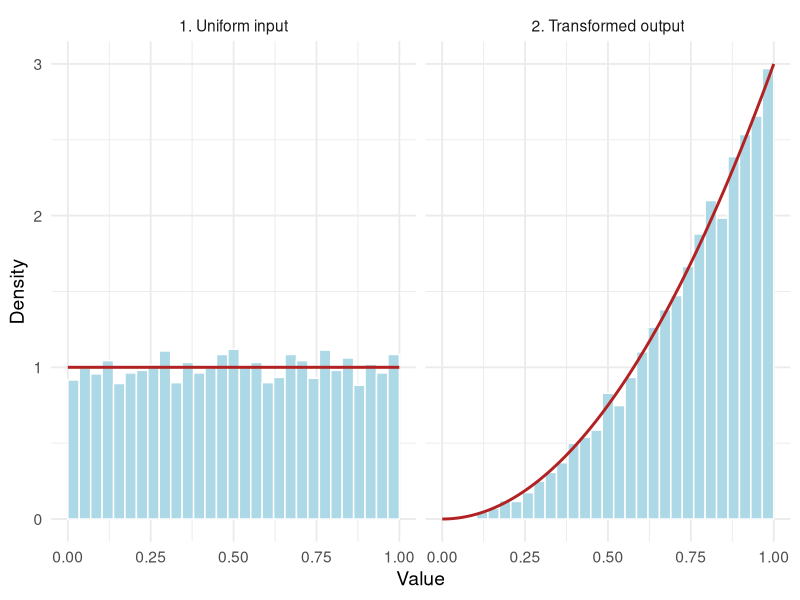
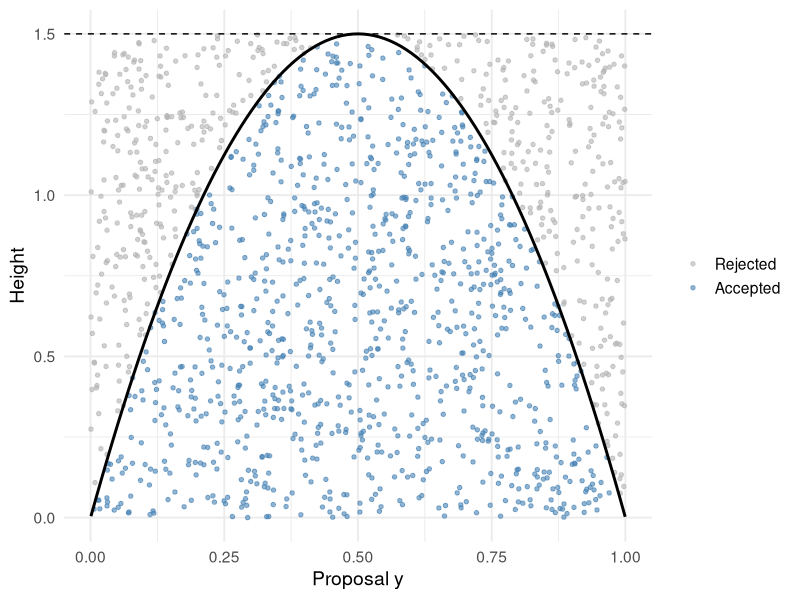
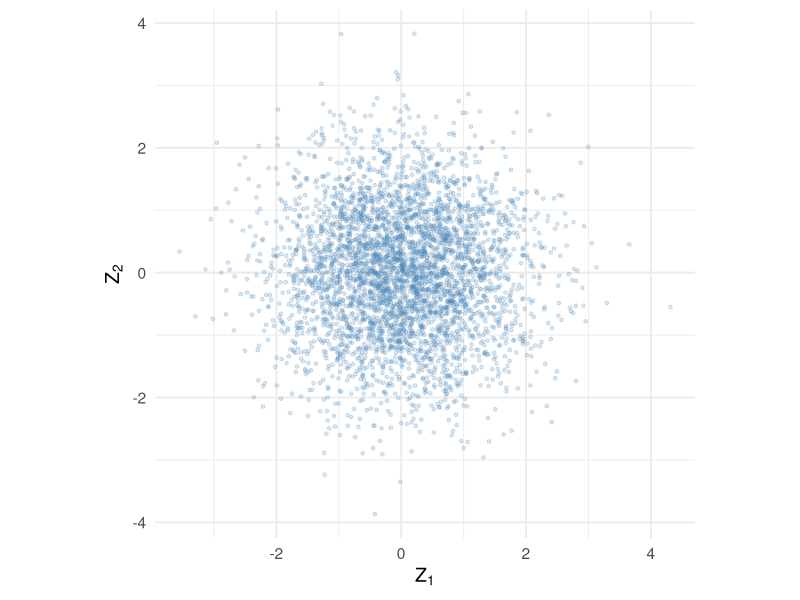
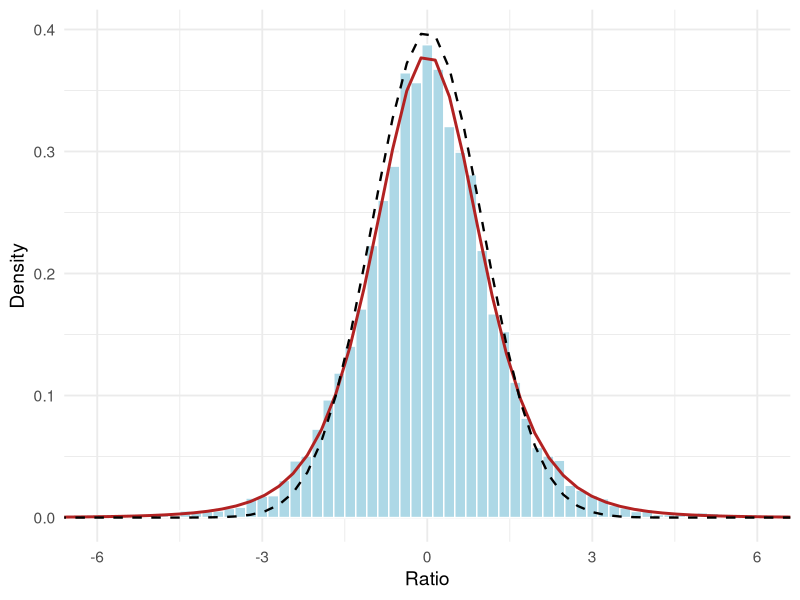
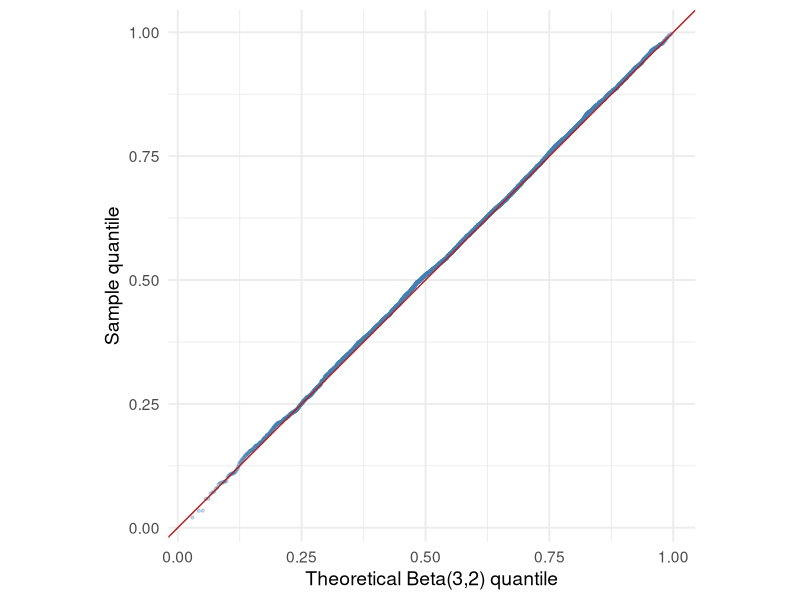
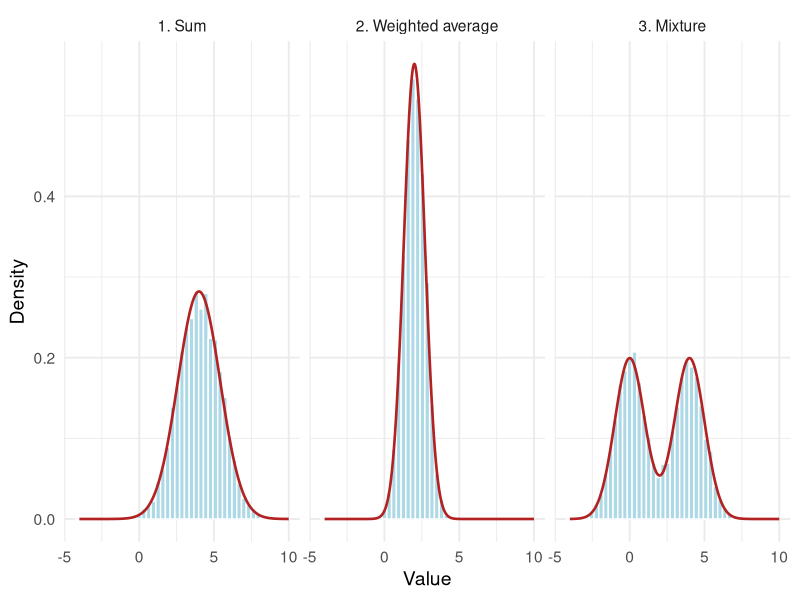
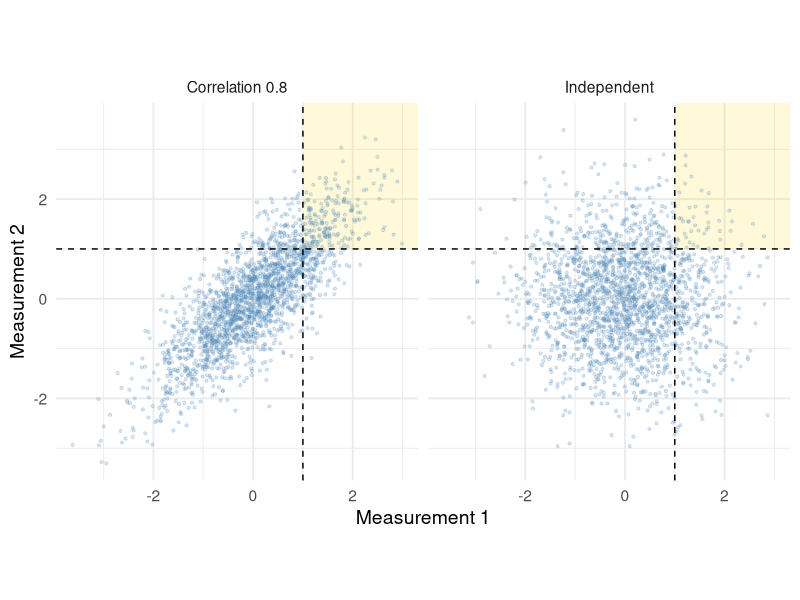
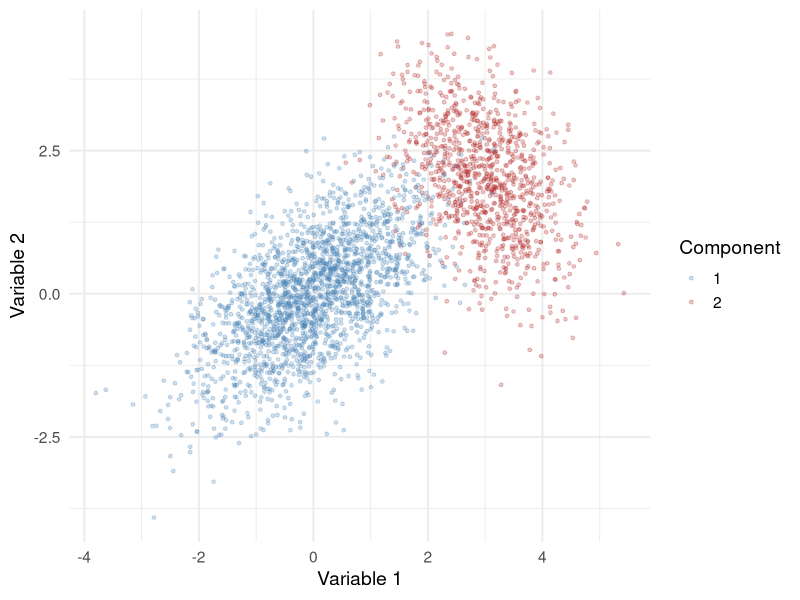

Generate these figures, in order, with R:
## ---- chunk 1
#| label: rv-setup
#| include: false
#| code-fold: true
library(ggplot2)
theme_set(theme_minimal(base_size = 14))
knitr::opts_chunk$set(
  fig.width = 8, fig.height = 4.8, fig.align = "center",
  dpi = 144, collapse = TRUE, comment = "#>"
)
## ---- chunk 2
#| label: rv-seed
#| code-fold: true
set.seed(8670)
u_first <- runif(5)

set.seed(8670)
u_repeated <- runif(5)

rbind(first = u_first, repeated = u_repeated)
identical(u_first, u_repeated)
## ---- chunk 3
#| label: rv-sampling
#| code-fold: true
set.seed(8671)
observed_waits <- c(2, 3, 3, 5, 7, 12)  # illustrative waiting times

sample(observed_waits, size = 6, replace = TRUE)
sample(observed_waits, size = 6, replace = FALSE)
## ---- chunk 4
#| label: fig-rv-inverse
#| code-fold: true
#| fig-cap: "Left: uniform probability levels. Right: mapping them through the quantile function produces values with the increasing target density."
#| fig-width: 9
set.seed(8672)
n <- 5000
u <- runif(n)
x_power <- u^(1 / 3)

plot_data <- rbind(
  data.frame(value = u, distribution = "1. Uniform input"),
  data.frame(value = x_power, distribution = "2. Transformed output")
)
grid <- seq(0, 1, length.out = 301)
curve_data <- rbind(
  data.frame(value = grid, density = 1,
             distribution = "1. Uniform input"),
  data.frame(value = grid, density = 3 * grid^2,
             distribution = "2. Transformed output")
)

ggplot(plot_data, aes(value)) +
  geom_histogram(aes(y = after_stat(density)), bins = 30,
                 boundary = 0, fill = "lightblue", color = "white") +
  geom_line(data = curve_data, aes(y = density),
            color = "firebrick", linewidth = 1) +
  facet_wrap(~ distribution) +
  labs(x = "Value", y = "Density")
## ---- chunk 5
#| label: rv-power-moments
#| code-fold: true
knitr::kable(
  data.frame(
    quantity = c("Mean", "Variance"),
    simulated = c(mean(x_power), var(x_power)),
    theoretical = c(3 / 4, 3 / 80)
  ),
  digits = 4
)
## ---- chunk 6
#| label: rv-exponential
#| code-fold: true
set.seed(8673)
lambda <- 0.7
u <- runif(10000)
waiting_time <- -log1p(-u) / lambda

c(
  simulated_mean = mean(waiting_time),
  theoretical_mean = 1 / lambda,
  simulated_prob_above_3 = mean(waiting_time > 3),
  theoretical_prob_above_3 = exp(-lambda * 3)
)
## ---- chunk 7
#| label: rv-discrete
#| code-fold: true
set.seed(8674)
p <- 0.4
bernoulli <- as.integer(runif(10000) > 1 - p)

labels <- c("Low", "Medium", "High")
probabilities <- c(0.2, 0.5, 0.3)
cutoffs <- cumsum(probabilities)
u <- runif(10000)

# First cutoff that reaches u: this also handles u at a cutoff.
index <- vapply(u, function(ui) which(ui <= cutoffs)[1], integer(1))
category <- factor(labels[index], levels = labels)

mean(bernoulli)
prop.table(table(category))

# Built-in alternative for the same categorical distribution.
head(sample(labels, size = 10, replace = TRUE, prob = probabilities))
## ---- chunk 8
#| label: rv-geometric
#| code-fold: true
set.seed(8675)
p <- 0.25
u <- runif(10000)
failures <- ceiling(log1p(-u) / log1p(-p)) - 1

c(
  simulated_mean = mean(failures),
  theoretical_mean = (1 - p) / p,
  largest_difference_from_qgeom = max(abs(failures - qgeom(u, prob = p)))
)
## ---- chunk 9
#| label: rv-numerical-inversion
#| code-fold: true
custom_cdf <- function(x) (x + x^3) / 2  # used only on [0, 1]

custom_quantile <- function(u) {
  vapply(u, function(ui) {
    uniroot(
      function(x) custom_cdf(x) - ui,
      interval = c(0, 1), tol = 1e-10
    )$root
  }, numeric(1))
}

set.seed(8676)
u <- runif(2000)
x_numeric <- custom_quantile(u)

c(
  largest_cdf_residual = max(abs(custom_cdf(x_numeric) - u)),
  simulated_mean = mean(x_numeric),
  theoretical_mean = 5 / 8
)
## ---- chunk 10
#| label: rv-truncation
#| code-fold: true
set.seed(8677)
a <- 1
b <- 2
u <- runif(5000)
truncated_normal <- qnorm(pnorm(a) + u * (pnorm(b) - pnorm(a)))

c(
  simulated_mean = mean(truncated_normal),
  theoretical_mean = (dnorm(a) - dnorm(b)) / (pnorm(b) - pnorm(a)),
  fraction_in_interval = mean(truncated_normal > a & truncated_normal < b)
)
## ---- chunk 11
#| label: fig-rv-rejection
#| code-fold: true
#| fig-cap: "Uniform proposals form points under the envelope of height 1.5. Retaining only points below the target density produces Beta(2,2) draws along the horizontal axis."
set.seed(8678)
proposal <- runif(1500)
height <- 1.5 * runif(1500)
accepted <- height <= dbeta(proposal, 2, 2)
proposal_data <- data.frame(proposal, height, accepted)

ggplot(proposal_data, aes(proposal, height, color = accepted)) +
  geom_point(alpha = 0.6, size = 1.2) +
  stat_function(fun = function(x) dbeta(x, 2, 2),
                color = "black", linewidth = 1) +
  geom_hline(yintercept = 1.5, linetype = "dashed") +
  scale_color_manual(values = c("grey70", "steelblue"),
                     labels = c("Rejected", "Accepted")) +
  labs(x = "Proposal y", y = "Height", color = NULL)
## ---- chunk 12
#| label: rv-rejection-generator
#| code-fold: true
rbeta22_rejection <- function(n, M = 1.5) {
  stopifnot(
    length(n) == 1L, is.finite(n), n >= 0, n == floor(n),
    length(M) == 1L, is.finite(M), M >= 1.5
  )
  draws <- numeric(n)
  n_accepted <- 0L
  proposals <- 0L

  while (n_accepted < n) {
    y <- runif(1)
    u <- runif(1)
    proposals <- proposals + 1L
    if (u <= dbeta(y, 2, 2) / M) {
      n_accepted <- n_accepted + 1L
      draws[n_accepted] <- y
    }
  }
  list(draws = draws, proposals = proposals)
}

set.seed(8679)
beta_tight <- rbeta22_rejection(2000, M = 1.5)
beta_loose <- rbeta22_rejection(2000, M = 6)

knitr::kable(data.frame(
  M = c(1.5, 6),
  proposals = c(beta_tight$proposals, beta_loose$proposals),
  expected_proposals = 2000 * c(1.5, 6),
  observed_acceptance = 2000 / c(beta_tight$proposals, beta_loose$proposals),
  theoretical_acceptance = 1 / c(1.5, 6)
), digits = 3, col.names = c(
  "M", "Proposals", "Expected proposals", "Observed rate", "Target rate"
))
## ---- chunk 13
#| label: fig-rv-box-muller
#| code-fold: true
#| fig-cap: "Box-Muller creates a circular normal cloud from two independent uniforms. The two normal coordinates are independent even though their formulas share a radius and angle."
set.seed(8680)
n <- 4000
radius <- sqrt(-2 * log(runif(n)))
angle <- 2 * pi * runif(n)
z1 <- radius * cos(angle)
z2 <- radius * sin(angle)

ggplot(data.frame(z1, z2), aes(z1, z2)) +
  geom_point(alpha = 0.2, color = "steelblue", size = 1) +
  coord_equal() +
  labs(x = expression(Z[1]), y = expression(Z[2]))
## ---- chunk 14
#| label: fig-rv-student-t
#| code-fold: true
#| fig-cap: "A random denominator creates heavier tails. The generated ratios agree with the t distribution with 5 degrees of freedom; the dashed normal density has lighter tails."
set.seed(8681)
n <- 10000
nu <- 5
normal_numerator <- rnorm(n)
chi_square <- rowSums(matrix(rnorm(n * nu), nrow = n)^2)
t_draws <- normal_numerator / sqrt(chi_square / nu)

ggplot(data.frame(value = t_draws), aes(value)) +
  geom_histogram(aes(y = after_stat(density)), binwidth = 0.2,
                 fill = "lightblue", color = "white") +
  stat_function(fun = function(x) dt(x, df = nu),
                color = "firebrick", linewidth = 1) +
  stat_function(fun = dnorm, linetype = "dashed", linewidth = 0.8) +
  coord_cartesian(xlim = c(-6, 6)) +
  labs(x = "Ratio", y = "Density")
## ---- chunk 15
#| label: fig-rv-beta-qq
#| code-fold: true
#| fig-cap: "A quantile comparison checks the entire distribution of the gamma ratio against Beta(3,2), including its tails."
set.seed(8682)
n <- 5000
g1 <- rgamma(n, shape = 3, rate = 1)
g2 <- rgamma(n, shape = 2, rate = 1)
beta_ratio <- g1 / (g1 + g2)

qq_data <- data.frame(
  theoretical = qbeta(ppoints(n), shape1 = 3, shape2 = 2),
  observed = sort(beta_ratio)
)
ggplot(qq_data, aes(theoretical, observed)) +
  geom_point(alpha = 0.3, size = 0.8, color = "steelblue") +
  geom_abline(intercept = 0, slope = 1, color = "firebrick") +
  coord_equal() +
  labs(x = "Theoretical Beta(3,2) quantile", y = "Sample quantile")
## ---- chunk 16
#| label: fig-rv-mixture
#| code-fold: true
#| fig-cap: "Adding two observations, averaging them, and selecting one population produce different distributions. The solid curves show their respective theoretical densities."
#| fig-width: 10
set.seed(8683)
n <- 10000
x1 <- rnorm(n, mean = 0, sd = 1)
x2 <- rnorm(n, mean = 4, sd = 1)
component <- sample.int(2, n, replace = TRUE, prob = c(0.5, 0.5))
x_mixture <- rnorm(n, mean = c(0, 4)[component], sd = 1)

mechanisms <- c("1. Sum", "2. Weighted average", "3. Mixture")
mixture_plot <- data.frame(
  value = c(x1 + x2, (x1 + x2) / 2, x_mixture),
  mechanism = rep(mechanisms, each = n)
)
grid <- seq(-4, 10, length.out = 500)
mixture_curves <- data.frame(
  value = rep(grid, 3),
  density = c(
    dnorm(grid, 4, sqrt(2)),
    dnorm(grid, 2, sqrt(0.5)),
    0.5 * dnorm(grid, 0, 1) + 0.5 * dnorm(grid, 4, 1)
  ),
  mechanism = rep(mechanisms, each = length(grid))
)
ggplot(mixture_plot, aes(value)) +
  geom_histogram(aes(y = after_stat(density)), bins = 45,
                 fill = "lightblue", color = "white") +
  geom_line(data = mixture_curves, aes(y = density),
            color = "firebrick", linewidth = 0.9) +
  facet_wrap(~ mechanism, nrow = 1) +
  labs(x = "Value", y = "Density")
## ---- chunk 17
#| label: rv-poisson-gamma
#| code-fold: true
set.seed(8684)
n <- 20000
a <- 2
b <- 0.5
latent_rate <- rgamma(n, shape = a, rate = b)
counts <- rpois(n, lambda = latent_rate)

knitr::kable(data.frame(
  quantity = c("Mean", "Variance"),
  simulated = c(mean(counts), var(counts)),
  theoretical = c(a / b, a / b + a / b^2)
), digits = 3)
## ---- chunk 18
#| label: rv-mvn-generator
#| code-fold: true
rmvn_chol <- function(n, mu, Sigma) {
  d <- length(mu)
  stopifnot(
    length(n) == 1L, is.finite(n), n >= 0, n == floor(n),
    d > 0L, all(is.finite(mu)),
    is.matrix(Sigma), all(dim(Sigma) == c(d, d)),
    all(is.finite(Sigma)), isSymmetric(Sigma)
  )
  R <- chol(Sigma)  # requires positive definiteness here
  Z <- matrix(rnorm(n * d), nrow = n, ncol = d)
  sweep(Z %*% R, MARGIN = 2, STATS = mu, FUN = "+")
}

set.seed(8685)
mu <- c(1, 2)
Sigma <- matrix(c(1, 0.8, 0.8, 2), nrow = 2)
mvn_draws <- rmvn_chol(10000, mu, Sigma)

colMeans(mvn_draws)
cov(mvn_draws)
Sigma
## ---- chunk 19
#| label: fig-rv-dependence
#| code-fold: true
#| fig-cap: "The marginal distributions are the same in both panels. Positive correlation puts more probability in the upper-right region where both measurements exceed 1."
#| fig-width: 9
set.seed(8686)
n <- 30000
independent_pair <- rmvn_chol(n, c(0, 0), diag(2))
correlated_pair <- rmvn_chol(
  n, c(0, 0), matrix(c(1, 0.8, 0.8, 1), 2)
)

joint_probability <- c(
  mean(independent_pair[, 1] > 1 & independent_pair[, 2] > 1),
  mean(correlated_pair[, 1] > 1 & correlated_pair[, 2] > 1)
)
joint_results <- data.frame(
  model = c("Independent", "Correlation 0.8"),
  probability = joint_probability,
  MCSE = sqrt(joint_probability * (1 - joint_probability) / n)
)

# Plot a subset for legibility; estimates use all n observations.
dependence_plot <- rbind(
  data.frame(x = independent_pair[1:2000, 1],
             y = independent_pair[1:2000, 2], model = "Independent"),
  data.frame(x = correlated_pair[1:2000, 1],
             y = correlated_pair[1:2000, 2], model = "Correlation 0.8")
)
ggplot(dependence_plot, aes(x, y)) +
  annotate("rect", xmin = 1, xmax = Inf, ymin = 1, ymax = Inf,
           fill = "gold", alpha = 0.15) +
  geom_point(alpha = 0.2, color = "steelblue", size = 0.8) +
  geom_vline(xintercept = 1, linetype = "dashed") +
  geom_hline(yintercept = 1, linetype = "dashed") +
  facet_wrap(~ model) +
  coord_equal() +
  labs(x = "Measurement 1", y = "Measurement 2")
## ---- chunk 20
#| label: rv-joint-probability
#| code-fold: true
knitr::kable(joint_results, digits = 4,
             col.names = c("Model", "Joint probability", "MCSE"))
(1 - pnorm(1))^2  # exact probability under independence
## ---- chunk 21
#| label: fig-rv-mvn-mixture
#| code-fold: true
#| fig-cap: "Each point is generated from one bivariate normal component. The label determines both its coordinates and its covariance structure."
set.seed(8687)
n <- 3000
component <- sample.int(2, n, replace = TRUE, prob = c(0.65, 0.35))
means <- list(c(0, 0), c(3, 2))
covariances <- list(
  matrix(c(1, 0.6, 0.6, 1), 2),
  matrix(c(0.6, -0.3, -0.3, 1), 2)
)
mixed_vectors <- matrix(NA_real_, nrow = n, ncol = 2)

for (j in seq_len(2)) {
  rows <- which(component == j)
  if (length(rows) > 0) {
    mixed_vectors[rows, ] <- rmvn_chol(
      length(rows), means[[j]], covariances[[j]]
    )
  }
}

ggplot(
  data.frame(x = mixed_vectors[, 1], y = mixed_vectors[, 2],
             component = factor(component)),
  aes(x, y, color = component)
) +
  geom_point(alpha = 0.25, size = 1) +
  coord_equal() +
  scale_color_manual(values = c("steelblue", "firebrick")) +
  labs(x = "Variable 1", y = "Variable 2", color = "Component")
## ---- chunk 22
#| label: rv-wishart
#| code-fold: true
set.seed(8688)
Sigma_w <- matrix(c(1, 0.4, 0.4, 2), 2)
wishart_df <- 12
W <- crossprod(rmvn_chol(wishart_df, c(0, 0), Sigma_w))
W / wishart_df  # expectation equals Sigma_w, but one draw is noisy
## ---- chunk 23
#| label: rv-sphere-generator
#| code-fold: true
runif_sphere <- function(n, d) {
  stopifnot(
    length(n) == 1L, is.finite(n), n >= 0, n == floor(n),
    length(d) == 1L, is.finite(d), d >= 1, d == floor(d)
  )
  Z <- matrix(rnorm(n * d), nrow = n, ncol = d)
  lengths <- sqrt(rowSums(Z^2))
  sweep(Z, MARGIN = 1, STATS = lengths, FUN = "/")
}
## ---- chunk 24
#| label: fig-rv-ball
#| code-fold: true
#| fig-cap: "In two dimensions, normalized normals lie on the circle. Multiplying by an independent square-root-uniform radius fills the disk uniformly in area."
#| fig-width: 9
set.seed(8689)
n <- 2500
directions <- runif_sphere(n, d = 2)
disk <- sweep(directions, 1, sqrt(runif(n)), FUN = "*")

sphere_plot <- rbind(
  data.frame(x = directions[, 1], y = directions[, 2],
             region = "Surface: unit circle"),
  data.frame(x = disk[, 1], y = disk[, 2],
             region = "Interior: unit disk")
)
ggplot(sphere_plot, aes(x, y)) +
  geom_point(alpha = 0.3, size = 0.7, color = "steelblue") +
  facet_wrap(~ region) +
  coord_equal() +
  labs(x = "Coordinate 1", y = "Coordinate 2")
## ---- chunk 25
#| label: fig-rv-validation
#| code-fold: true
#| fig-cap: "The empirical CDF of accepted proposals tracks the Beta(2,2) CDF. Sampling variation creates small discrepancies even for a correct generator."
ggplot(data.frame(value = beta_tight$draws), aes(value)) +
  stat_ecdf(geom = "step", color = "steelblue", linewidth = 0.7) +
  stat_function(fun = function(x) pbeta(x, 2, 2),
                color = "firebrick", linewidth = 0.9, linetype = "dashed") +
  labs(x = "Accepted value", y = "Cumulative probability")
## ---- chunk 26
#| label: rv-mcse
#| code-fold: true
set.seed(8690)
B <- 10000
event <- rexp(B, rate = 0.7) > 3
p_hat <- mean(event)
mcse <- sqrt(p_hat * (1 - p_hat) / B)

knitr::kable(data.frame(
  estimate = p_hat,
  MCSE = mcse,
  exact = exp(-0.7 * 3),
  lower_MC_limit = p_hat - 1.96 * mcse,
  upper_MC_limit = p_hat + 1.96 * mcse
), digits = 4,
col.names = c("Estimate", "MCSE", "Exact", "Lower MC limit", "Upper MC limit"))
## ---- chunk 27
#| label: rv-power-study
#| code-fold: true
set.seed(8691)
B <- 4000
sigma <- 1
design <- expand.grid(n = c(10, 20, 40, 80), delta = c(0, 0.5))
critical <- qnorm(0.975)

power_results <- do.call(rbind, lapply(seq_len(nrow(design)), function(i) {
  n <- design$n[i]
  delta <- design$delta[i]
  control <- matrix(rnorm(B * n, 0, sigma), nrow = B)
  treatment <- matrix(rnorm(B * n, delta, sigma), nrow = B)
  se <- sigma * sqrt(2 / n)
  statistic <- (rowMeans(treatment) - rowMeans(control)) / se
  estimated <- mean(abs(statistic) > critical)
  shift <- delta / se
  exact <- pnorm(-critical - shift) +
    pnorm(critical - shift, lower.tail = FALSE)

  data.frame(
    n = n, delta = delta, estimated = estimated, exact = exact,
    MCSE = sqrt(estimated * (1 - estimated) / B)
  )
}))
power_results$scenario <- ifelse(
  power_results$delta == 0, "Null: Type I error", "Effect 0.5: power"
)
knitr::kable(power_results[, c("n", "delta", "estimated", "exact", "MCSE")],
             digits = 4)
## ---- chunk 28
#| label: fig-rv-power
#| code-fold: true
#| fig-cap: "Points are simulated rejection rates with approximate 95% Monte Carlo error bars. Lines are exact normal-model probabilities. Increasing the experiment's sample size increases power, while the Type I error remains near 0.05."
#| fig-width: 9
ggplot(power_results, aes(n, estimated)) +
  geom_line(aes(y = exact), color = "firebrick", linewidth = 0.9) +
  geom_errorbar(aes(
    ymin = pmax(0, estimated - 1.96 * MCSE),
    ymax = pmin(1, estimated + 1.96 * MCSE)
  ), width = 3, color = "steelblue") +
  geom_point(color = "steelblue", size = 2) +
  facet_wrap(~ scenario) +
  scale_x_continuous(breaks = c(10, 20, 40, 80)) +
  coord_cartesian(ylim = c(0, 1)) +
  labs(x = "Sample size per group", y = "Rejection probability")
## ---- chunk 29
#| label: rv-predictive
#| code-fold: true
set.seed(8692)
B <- 20000
a_post <- 4
b_post <- 16
batch_size <- 50
p_mean <- a_post / (a_post + b_post)

p_draw <- rbeta(B, shape1 = a_post, shape2 = b_post)
predictive_defects <- rbinom(B, size = batch_size, prob = p_draw)
plugin_defects <- rbinom(B, size = batch_size, prob = p_mean)

k <- 0:batch_size
# Exact beta-binomial probabilities, computed on the log scale.
predictive_pmf <- exp(
  lchoose(batch_size, k) +
    lbeta(k + a_post, batch_size - k + b_post) -
    lbeta(a_post, b_post)
)
predictive_comparison <- data.frame(
  model = c("Posterior predictive", "Plug-in"),
  simulated_variance = c(var(predictive_defects), var(plugin_defects)),
  theoretical_variance = c(
    batch_size * p_mean * (1 - p_mean) *
      (a_post + b_post + batch_size) / (a_post + b_post + 1),
    batch_size * p_mean * (1 - p_mean)
  ),
  simulated_prob_at_least_15 = c(
    mean(predictive_defects >= 15), mean(plugin_defects >= 15)
  ),
  exact_prob_at_least_15 = c(
    sum(predictive_pmf[k >= 15]),
    pbinom(14, size = batch_size, prob = p_mean, lower.tail = FALSE)
  )
)
knitr::kable(predictive_comparison, digits = 3, col.names = c(
  "Model", "Sim. variance", "Exact variance", "Sim. P(Y >= 15)", "Exact P(Y >= 15)"
))
## ---- chunk 30
#| label: fig-rv-predictive
#| code-fold: true
#| fig-cap: "The posterior predictive distribution spreads probability over a wider range of defect counts. The plug-in model ignores uncertainty about the process rate. Lines show exact probabilities and bars show simulated proportions."
#| fig-width: 9
predictive_plot <- rbind(
  data.frame(
    defects = k,
    proportion = tabulate(predictive_defects + 1, nbins = batch_size + 1) / B,
    exact = predictive_pmf,
    model = "Posterior predictive"
  ),
  data.frame(
    defects = k,
    proportion = tabulate(plugin_defects + 1, nbins = batch_size + 1) / B,
    exact = dbinom(k, size = batch_size, prob = p_mean),
    model = "Plug-in"
  )
)
ggplot(predictive_plot, aes(defects, proportion)) +
  geom_col(fill = "lightblue", width = 0.85) +
  geom_line(aes(y = exact), color = "firebrick", linewidth = 0.8) +
  geom_vline(xintercept = 14.5, linetype = "dashed") +
  facet_wrap(~ model) +
  coord_cartesian(xlim = c(0, 35)) +
  labs(x = "Defects in the next 50 items", y = "Probability")
## ---- chunk 31
#| label: rv-queue
#| code-fold: true
simulate_queue <- function(arrival_rate, n_customers = 200) {
  interarrival <- rexp(n_customers, rate = arrival_rate)
  service <- rgamma(n_customers, shape = 2, rate = 1)
  wait <- numeric(n_customers)
  if (n_customers > 1) {
    for (i in 2:n_customers) {
      wait[i] <- max(0, wait[i - 1] + service[i - 1] - interarrival[i])
    }
  }
  wait
}

set.seed(8693)
B_days <- 800
rates <- c(0.35, 0.45)
queue_results <- do.call(rbind, lapply(rates, function(rate) {
  # Each replication is an independent run of 200 customers, starting empty.
  fraction_delayed <- replicate(
    B_days, mean(simulate_queue(rate) > 5)
  )
  data.frame(
    arrival_rate = rate,
    utilization = 2 * rate,
    fraction_waiting_over_5 = mean(fraction_delayed),
    MCSE = sd(fraction_delayed) / sqrt(B_days)
  )
}))
knitr::kable(queue_results, digits = 4, col.names = c(
  "Arrival rate", "Utilization", "Fraction waiting > 5", "MCSE"
))
## ---- chunk 32
#| label: fig-rv-queue
#| code-fold: true
#| fig-cap: "Two illustrative paths show how delays carry over between customers. Estimates in the table average 800 independent runs per scenario; one path alone can be misleading."
#| fig-width: 9
set.seed(8694)
queue_paths <- do.call(rbind, lapply(rates, function(rate) {
  data.frame(
    customer = 1:200, wait = simulate_queue(rate),
    scenario = paste("Arrival rate =", rate)
  )
}))
ggplot(queue_paths, aes(customer, wait)) +
  geom_line(color = "steelblue", linewidth = 0.6) +
  geom_hline(yintercept = 5, linetype = "dashed", color = "firebrick") +
  facet_wrap(~ scenario) +
  labs(x = "Customer index", y = "Wait before service (minutes)")
